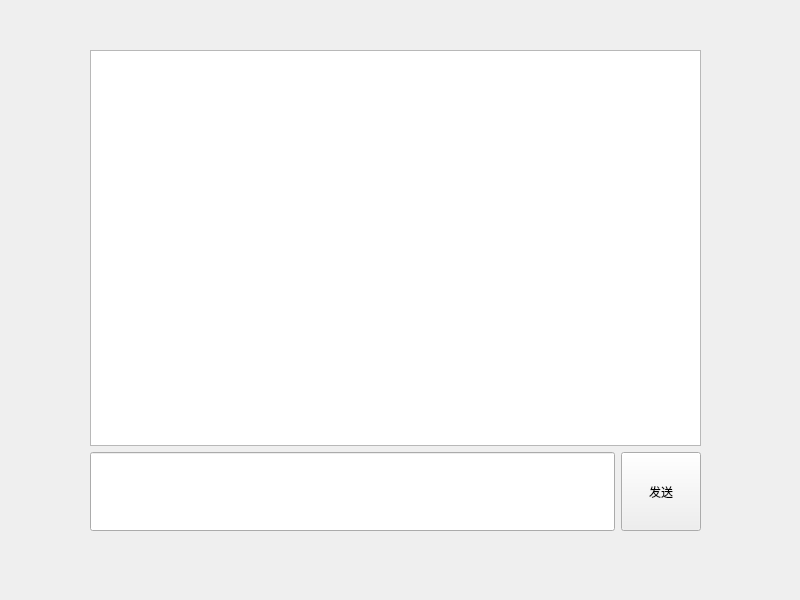
<?xml version="1.0" encoding="UTF-8"?>
<ui version="4.0">
 <class>Widget</class>
 <widget class="QWidget" name="Widget">
  <property name="geometry">
   <rect>
    <x>0</x>
    <y>0</y>
    <width>800</width>
    <height>600</height>
   </rect>
  </property>
  <property name="windowTitle">
   <string>Widget</string>
  </property>
  <widget class="QWidget" name="">
   <property name="geometry">
    <rect>
     <x>90</x>
     <y>50</y>
     <width>611</width>
     <height>481</height>
    </rect>
   </property>
   <layout class="QVBoxLayout" name="verticalLayout" stretch="5,1">
    <item>
     <widget class="QListWidget" name="listWidget"/>
    </item>
    <item>
     <layout class="QHBoxLayout" name="horizontalLayout" stretch="0,0">
      <item>
       <widget class="QLineEdit" name="lineEdit">
        <property name="sizePolicy">
         <sizepolicy hsizetype="Expanding" vsizetype="Expanding">
          <horstretch>0</horstretch>
          <verstretch>0</verstretch>
         </sizepolicy>
        </property>
        <property name="font">
         <font>
          <pointsize>15</pointsize>
         </font>
        </property>
       </widget>
      </item>
      <item>
       <widget class="QPushButton" name="pushButton">
        <property name="sizePolicy">
         <sizepolicy hsizetype="Minimum" vsizetype="Expanding">
          <horstretch>0</horstretch>
          <verstretch>0</verstretch>
         </sizepolicy>
        </property>
        <property name="text">
         <string>发送</string>
        </property>
       </widget>
      </item>
     </layout>
    </item>
   </layout>
  </widget>
 </widget>
 <resources/>
 <connections/>
</ui>
